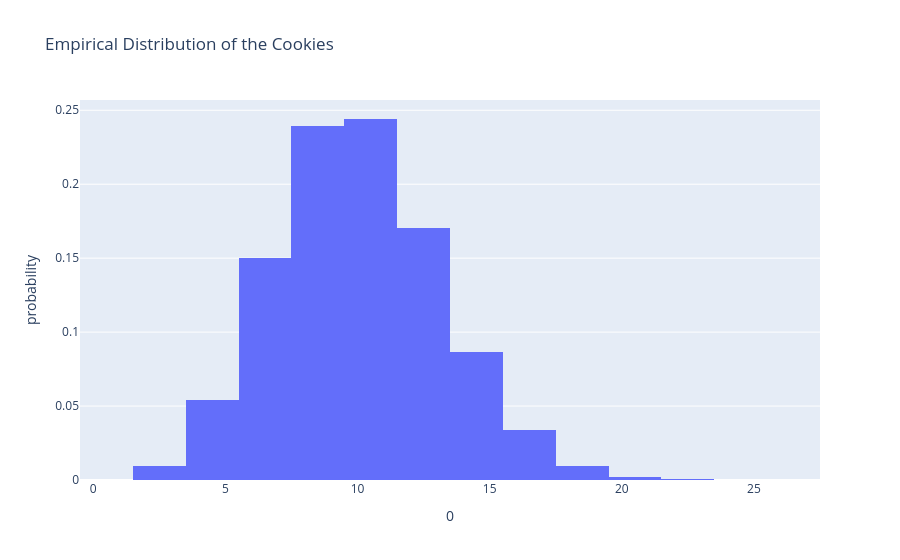

This figure's notebook cell:
### Code cell
import plotly.express as px
fig = px.histogram(pd.DataFrame(burnt_simulation), x=0, nbins=20, histnorm='probability', 
                title='Empirical Distribution of the Cookies')
fig

### Figure 1 — Plotly figure (JSON) as saved in the notebook; plotly's stock layout.template omitted (floating-point values rounded to 4 significant figures; data arrays with more than 128 entries replaced by an {"elided": "..."} marker saying what was removed)
{"data": [{"alignmentgroup": "True", "bingroup": "x", "histnorm": "probability", "hovertemplate": "0=%{x}<br>probability=%{y}<extra></extra>", "legendgroup": "", "marker": {"color": "#636efa", "pattern": {"shape": ""}}, "name": "", "nbinsx": 20, "offsetgroup": "", "orientation": "v", "showlegend": false, "type": "histogram", "x": {"elided": "100000 int values"}, "xaxis": "x", "yaxis": "y"}], "layout": {"barmode": "relative", "legend": {"tracegroupgap": 0}, "title": {"text": "Empirical Distribution of the Cookies"}, "xaxis": {"anchor": "y", "domain": [0, 1], "title": {"text": "0"}}, "yaxis": {"anchor": "x", "domain": [0, 1], "title": {"text": "probability"}}}}
